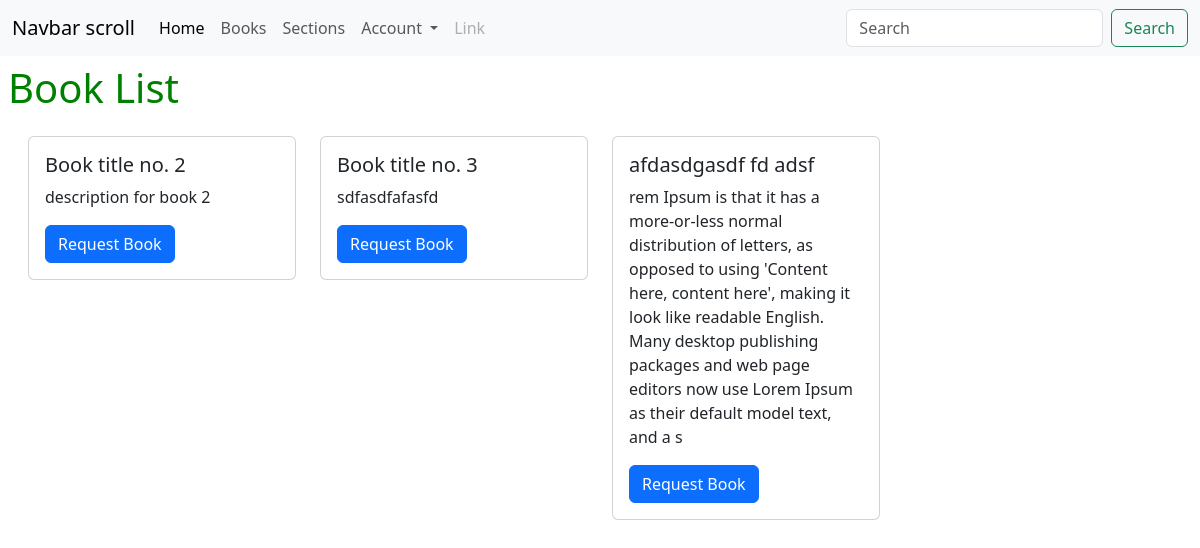
/books, run on the app's committed database.
### app/models.py (models this page shows)
class Book(db.Model):
    __tablename__ = "books"
    book_id = db.Column(db.Integer, autoincrement=True, primary_key=True)
    title = db.Column(db.String, nullable=False)
    description = db.Column(db.String, nullable=True)
    content = db.Column(db.String, nullable=False)
    author = db.Column(db.String, nullable=False)
    section_id = db.Column(
        db.Integer, db.ForeignKey("sections.section_id"), nullable=True
    )

### app/bp/book.py (the view)
@bp.route("/books")
def list_books():
    books = Book.query.all()
    return render_template("book/list.html", books=books)

### templates/book/list.html (shortened to what this page needs)
{% extends "base.html" %}
{% block content %}
<div class="d-flex justify-content-between g-3 p-2 align-items-center me-5">
    <h1>Book List</h1>
</div>
<div class="row mx-2 p-2">
    {% for book in books %}
    <div class="col-3">
        <div class="card">
            <div class="card-body">
                <form action="/request/books/{{book.book_id}}" method="post">
                    <h5 class="card-title">{{ book.title}}</h5>
                    <p class="card-text">{{book.description}}</p>
                    <button type="submit" class="btn btn-primary">Request Book</button>
                </form>
            </div>
        </div>
    </div>
    {% endfor %}
</div>
{%endblock%}

### static/main.css (style rules this page uses)
h1 { color: green !important; }

### data on the page
Book: title "Book title no. 2", description "description for book 2"
Book: title "Book title no. 3", description "sdfasdfafasfd"
Book: title "afdasdgasdf fd adsf", description "rem Ipsum is that it has a more-or-less normal distribution of letters, as opposed to using 'Content here, content here', making it look like readable English. Many desktop publishing packages and web page editors now use Lorem Ipsum as their default model text, and a s"
